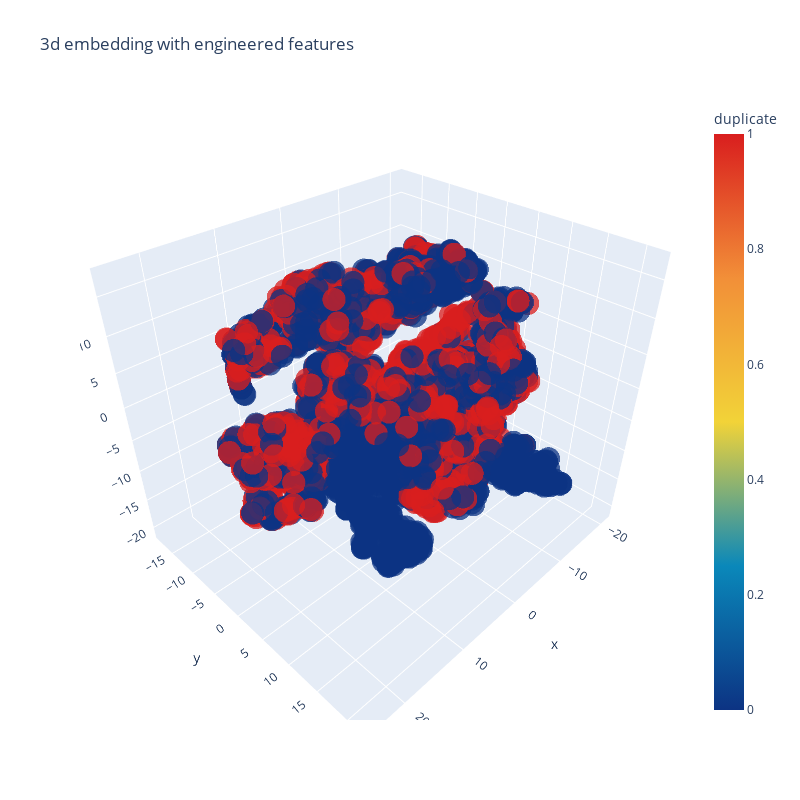

The notebook cell saved with this chart:
### Code cell
trace1 = go.Scatter3d(
    x=tsne3d[:,0],
    y=tsne3d[:,1],
    z=tsne3d[:,2],
    mode='markers',
    marker=dict(
        sizemode='diameter',
        color = y,
        colorscale = 'Portland',
        colorbar = dict(title = 'duplicate'),
        line=dict(color='rgb(255, 255, 255)'),
        opacity=0.75
    )
)

data=[trace1]
layout=dict(height=800, width=800, title='3d embedding with engineered features')
fig=dict(data=data, layout=layout)
py.iplot(fig, filename='3DBubble')

### Figure 1 — Plotly figure (JSON) as saved in the notebook; plotly's stock layout.template omitted (floating-point values rounded to 4 significant figures; data arrays with more than 128 entries replaced by an {"elided": "..."} marker saying what was removed)
{"data": [{"marker": {"color": {"elided": "5000 int values"}, "colorbar": {"title": {"text": "duplicate"}}, "colorscale": [[0, "rgb(12,51,131)"], [0.25, "rgb(10,136,186)"], [0.5, "rgb(242,211,56)"], [0.75, "rgb(242,143,56)"], [1, "rgb(217,30,30)"]], "line": {"color": "rgb(255, 255, 255)"}, "opacity": 0.75, "sizemode": "diameter"}, "mode": "markers", "type": "scatter3d", "x": {"elided": "5000 float values"}, "y": {"elided": "5000 float values"}, "z": {"elided": "5000 float values"}}], "layout": {"height": 800, "title": {"text": "3d embedding with engineered features"}, "width": 800}}
